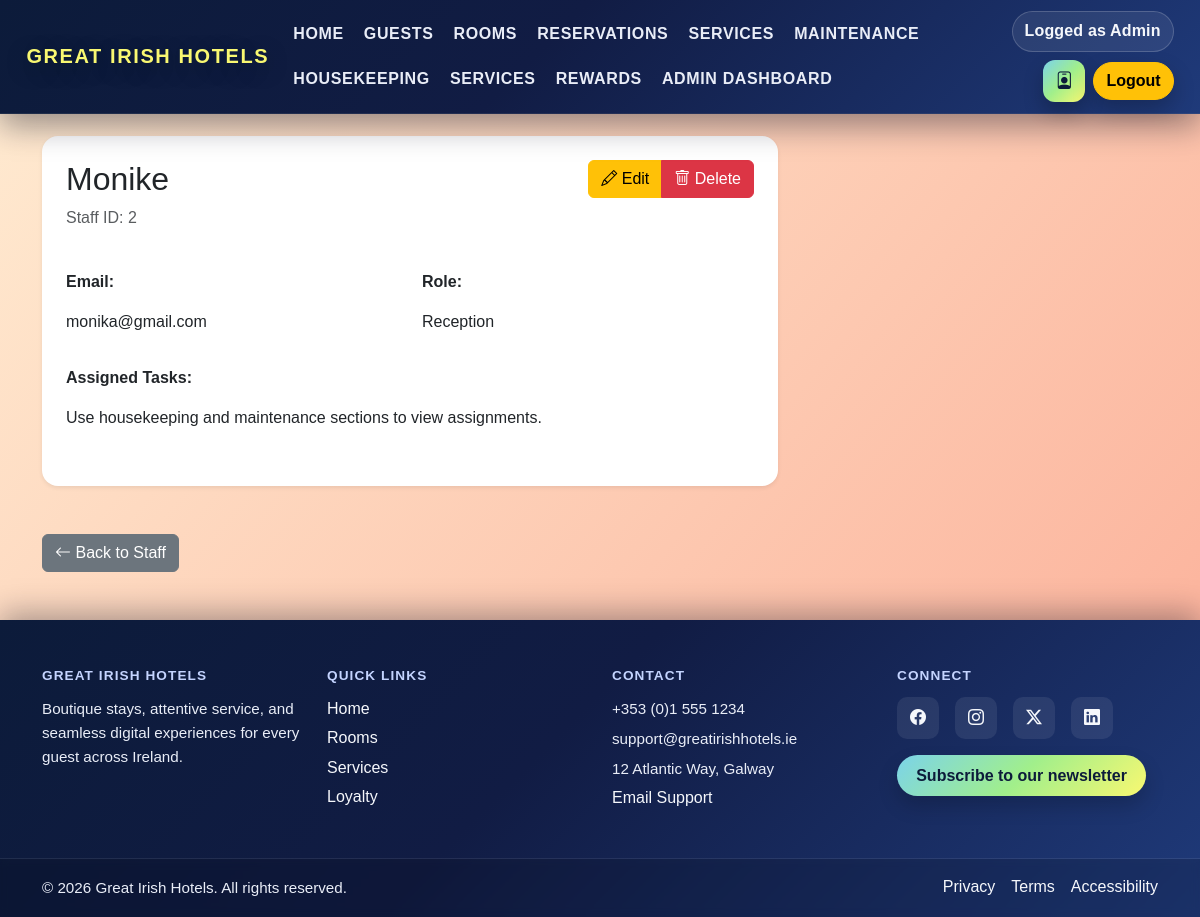
The page /management/staff/2/ (signed in) on the database its author committed.
### core/models.py (models this page shows, shortened)
class Staff(models.Model):
	name = models.CharField(max_length=100)
	role = models.ForeignKey('Role', on_delete=models.SET_NULL, null=True)
	email = models.EmailField(unique=True)
	password_hash = models.CharField(max_length=128)

class Role(models.Model):
	ROLE_CATEGORY_CHOICES = [
		('admin', 'Admin'),
		('guest', 'Guest'),
		('staff', 'Staff'),
	]
	name = models.CharField(max_length=50, unique=True)
	category = models.CharField(max_length=10, choices=ROLE_CATEGORY_CHOICES, default='staff')

### core/views.py (the view)
# urls.py: path('management/staff/<int:pk>/', staff_detail, name='staff_detail'),
@staff_member_required
def staff_detail(request, pk):
	try:
		staff = Staff.objects.get(pk=pk)
		context = get_user_context(request)
		context['object'] = staff
		context['title'] = staff.name
		return render(request, 'core/staff_detail.html', context)
	except Staff.DoesNotExist:
		messages.error(request, 'Staff member not found.')
		return redirect('staff_list')

### core/views.py (called while the page is built, shortened)
def get_user_context(request):
	guest_name = None
	staff_name = None
	staff_role = None
	guest_id_document = None
	guest_id = request.session.get('guest_id')
	staff_id = request.session.get('staff_id')
	if guest_id:
		try:
			from .models import Guest
			guest_obj = Guest.objects.get(id=guest_id)
			guest_name = f"{guest_obj.first_name} {guest_obj.last_name}"
			guest_id_document = guest_obj.id_document.split('|')[0] if guest_obj.id_document else ''
		except Exception:
			pass
	return {'guest_name': guest_name, 'staff_name': staff_name, 'staff_role': staff_role, 'guest_id_document': guest_id_document}

### core/templates/core/staff_detail.html (shortened to what this page needs)
{% extends "base.html" %}
{% block content %}
{% include "header.html" %}
<main class="container py-5">
    <div class="row">
        <div class="col-lg-8">
            <div class="card shadow-sm border-0 rounded-4 mb-4">
                <div class="card-body p-4">
                    <div class="d-flex justify-content-between align-items-start mb-4">
                        <div>
                            <h2 class="card-title">{{ object.name }}</h2>
                            <p class="text-muted">Staff ID: {{ object.id }}</p>
                        </div>
                        <div class="btn-group">
                            <a href="{% url 'staff_update' object.id %}" class="btn btn-warning">
                                <i class="bi bi-pencil"></i> Edit
                            </a>
                            <a href="{% url 'staff_delete' object.id %}" class="btn btn-danger">
                                <i class="bi bi-trash"></i> Delete
                            </a>
                        </div>
                    </div>
                    <div class="row mb-3">
                        <div class="col-md-6">
                            <p><strong>Email:</strong></p>
                            <p>{{ object.email }}</p>
                        </div>
                        <div class="col-md-6">
                            <p><strong>Role:</strong></p>
                            <p>{% if object.role %}{{ object.role.name }}{% else %}No role assigned{% endif %}</p>
                        </div>
                    </div>
                    <div class="row mb-3">
                        <div class="col-md-12">
                            <p><strong>Assigned Tasks:</strong></p>
                            <p>Use housekeeping and maintenance sections to view assignments.</p>
                        </div>
                    </div>
                </div>
            </div>
        </div>
    </div>
    <div class="row mt-4">
        <div class="col-12">
            <a href="{% url 'staff_list' %}" class="btn btn-secondary">
                <i class="bi bi-arrow-left"></i> Back to Staff
            </a>
        </div>
    </div>
</main>
{% endblock %}

### core/static/style.css (style rules this page uses)
html, body { font-family: Arial, sans-serif; background-color: transparent; position: relative; overflow-x: hidden; min-height: 100%; height: 100%; margin: 0; padding: 0; }
body { display: flex; flex-direction: column; padding-top: calc(var(--nav-height) + 10px); }
main { flex: 1; padding-top: 0.35rem; }
body::before { content: ""; position: fixed; top: 0; left: 0; width: 100%; height: 100%; z-index: -1; background: linear-gradient(130deg, #ffecd2, #fcb69f, #ff9a8b, #ff758c, #f6416c, #f76b1c, #c471ed, #662d8c); background-size: 600% 600%; animation: gradientDrift 12s ease-in-out infinite; pointer-events: none; }
:root { --nav-height: 78px; }

### rows shown on the page
Staff: name "Monike", id "2", email "monika@gmail.com", role.name "Reception"
